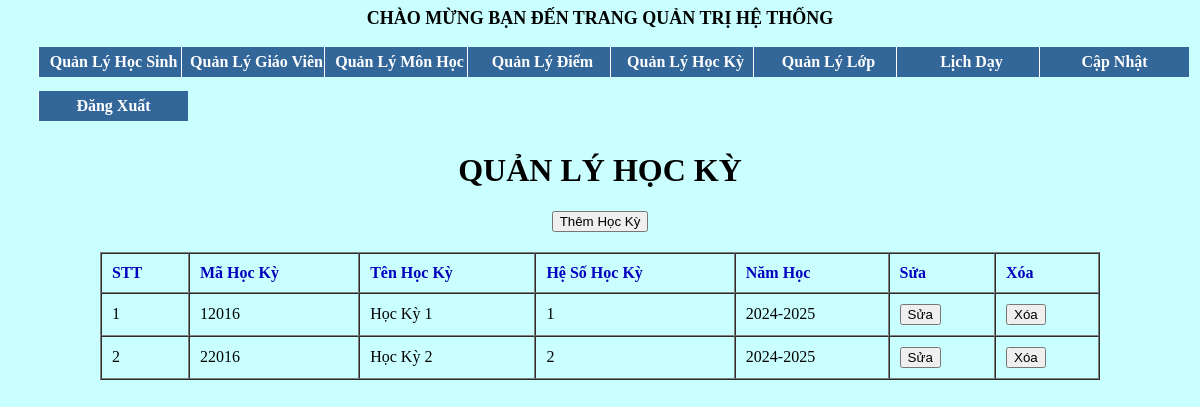
/admin/index.php?mod=hk (signed in), run on the app's committed database.
### tables this page shows
CREATE TABLE `hocky` (
  `MaHocKy` varchar(5) NOT NULL,
  `TenHocKy` varchar(20) NOT NULL,
  `HeSoHK` int(1) NOT NULL,
  `NamHoc` char(10) NOT NULL
);

### classes/hocki.class.php (called while the page is built, shortened)
<?php
class hocki extends DB
{
    function allquery()
    {
        $con=$this->connect();
        $sql='select * from hocky';
        $query=mysqli_query($con,$sql);
        $result=array();
        if($query)
        {
            while($row=mysqli_fetch_assoc($query))
            {
                $result[]=$row;
            }
        }
        return $result;
    }
}

### admin/hocki/hienthihk.php (the view, shortened to what this page needs)
<H1 align="center" style="font-family: Tahoma;font-weight: bold">QUẢN LÝ HỌC KỲ</H1>
<h2 align="center"><a href="hocki/add_hk.php"><button type='button'>Thêm Học Kỳ</button> </a></h2>
<table align='center' width='1000' border='1' cellspacing="0" cellpadding="10" >
    <tr style="font-weight: bold;color: #0000bf">
        <td>STT</td>
        <td>Mã Học Kỳ</td>
        <td>Tên Học Kỳ</td>
        <td>Hệ Số Học Kỳ</td>
        <td>Năm Học</td>
        <td>Sửa</td>
        <td>Xóa</td>
    </tr>
<?php
REQUIRE "../classes/hocki.class.php";
$connection= new hocki();
$con=$connection->allquery();
$stt=0;
foreach($con as $row)
{
    $stt++;
    echo "<tr>";
    echo "<td>$stt</td>";
    echo "<td>$row[MaHocKy]</td>";
    echo "<td>$row[TenHocKy]</td>";
    echo "<td>$row[HeSoHK]</td>";
    echo "<td>$row[NamHoc]</td>";
    echo "<td><a href='hocki/sua_hk.php?cmahk=$row[MaHocKy]'><button type='button'>Sửa</button></a></td>";
    echo "<td><a href='hocki/xoa_hk.php?cmahk=$row[MaHocKy]' onclick='return XacNhan();'><button type='button'>Xóa</button></a></td>";
    echo "</tr>";
}
?>

### data on the page
hocky: MaHocKy "12016", TenHocKy "Học Kỳ 1", HeSoHK "1", NamHoc "2024-2025"
hocky: MaHocKy "22016", TenHocKy "Học Kỳ 2", HeSoHK "2", NamHoc "2024-2025"
